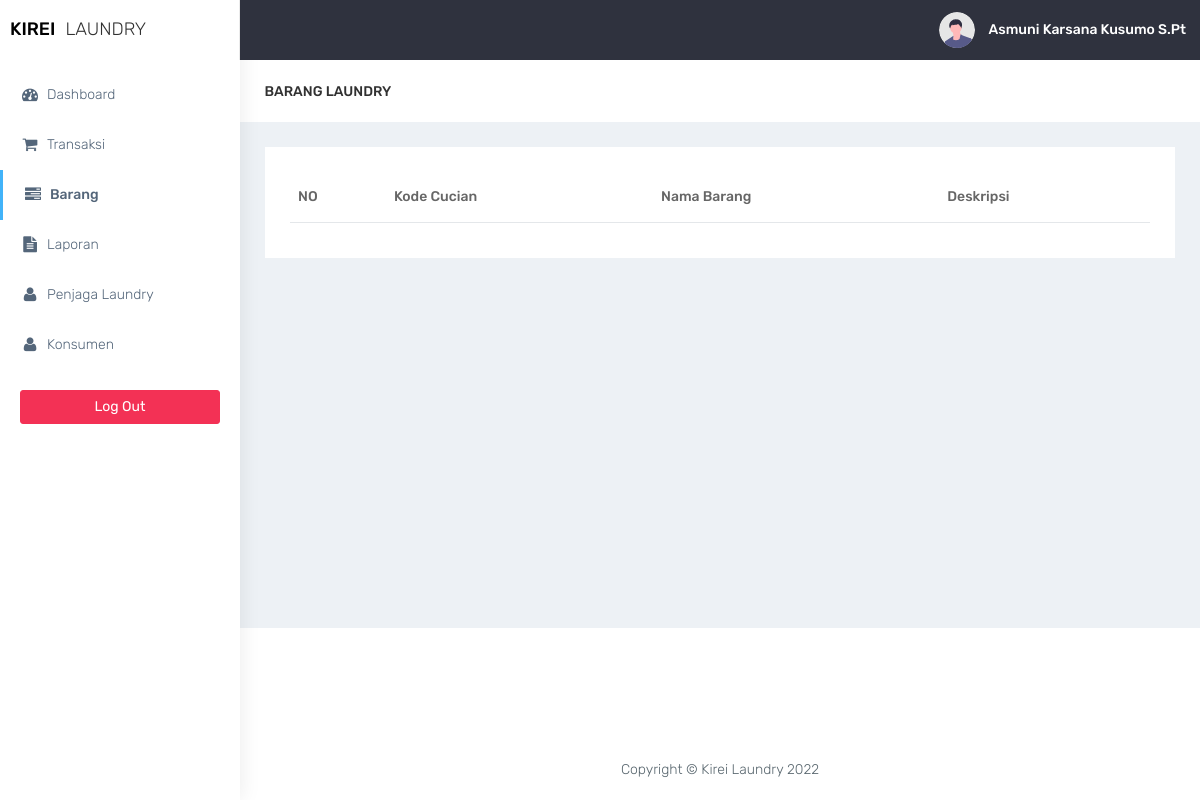
The page /barang/barang.php (signed in) on the database as committed earlier.
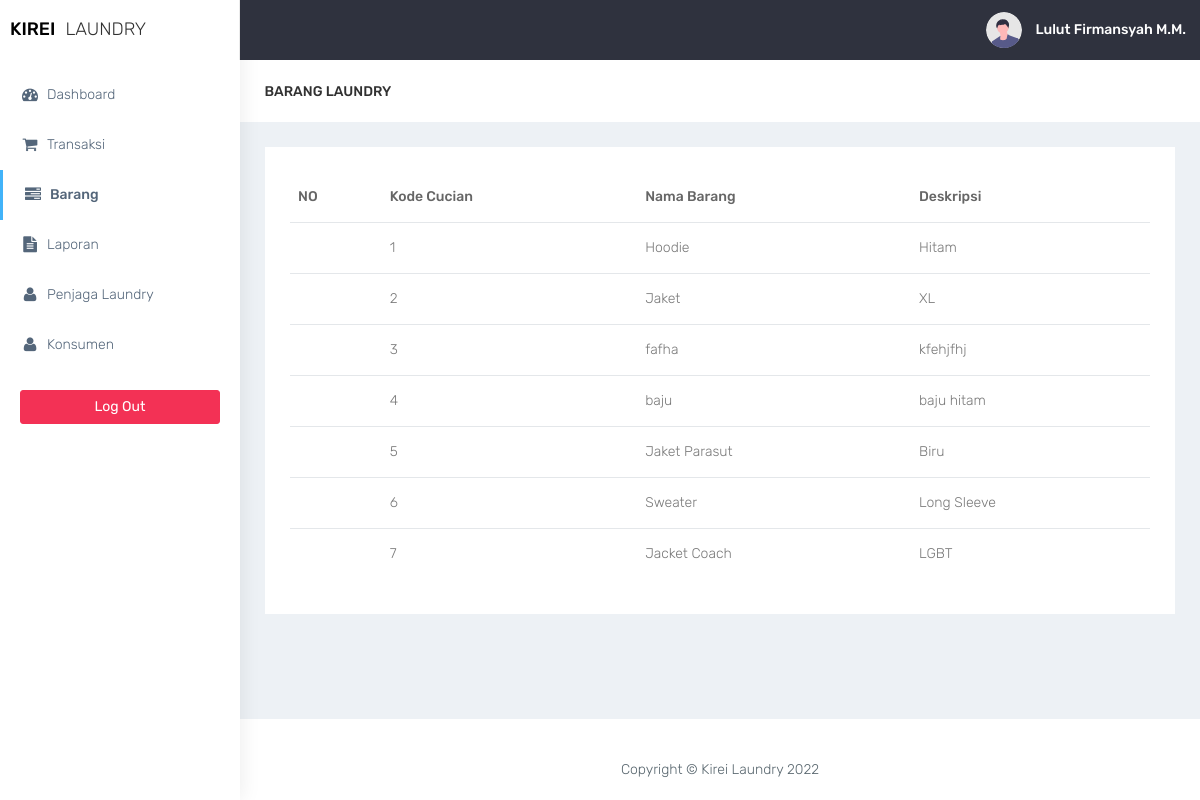
The same page on the database as committed later.
### tables this page shows
CREATE TABLE `barang` (
  `kd_cucian` int(11) NOT NULL,
  `id_konsumen` int(11) DEFAULT NULL,
  `nm_brg` text DEFAULT NULL,
  `deskripsi` text DEFAULT NULL
);

### barang/barang.php (the view, shortened to what the changed rows need)
<?php
require '../functions.php';
require '../layout/layout_header.php';
?>
<div class="container-fluid">
    <div class="row">
        <div class="col-md-12 col-lg-12 col-sm-12">
            <div class="white-box">
            <form method="post" action="">
                <?php
                            if($conn->connect_errno==0){
                            $sql="SELECT * FROM barang";
                            $res=$conn->query($sql);
                            if($res){
                ?>
                <div class="table-responsive">
                    <table class="table"  id="table">
                        <thead>
                            <tr>
                                <th>NO</th>
                                <th>Kode Cucian</th>
                                <th>Nama Barang</th>
                                <th>Deskripsi</th>
                            </tr>
                        </thead>
                        <tbody>
                              <?php
                                        $data = $res->fetch_all(MYSQLI_ASSOC);
                                        foreach($data as $row){
                            ?>
                            <tr>
                                <td></td>
                                <td><?= $row['kd_cucian']; ?></td>
                                <td><?= $row['nm_brg']; ?></td>
                                <td><?= $row['deskripsi']; ?></td>
                            </tr>
                              <?php
                                    }
                                ?>
                        </tbody>
                    </table>
                    <?php
                    }else
                    echo "Gagal Eksekusi SQL".(DEVELOPMENT?" : ".$conn->error:"")."<br>";
                    }
                    else
                    echo "Gagal koneksi".(DEVELOPMENT?" : ".$conn->connect_error:"")."<br>";
                    ?>
                </div>
            </div>
        </div>
    </div>
</div>
<?php
require '../layout/layout_footer.php';
?>

### layout/layout_header.php (shortened to what the changed rows need)
<!DOCTYPE html>
<html lang="en">
<head>
    <link href="../assets/bootstrap/dist/css/bootstrap.min.css" rel="stylesheet">
    <link href="../assets/plugins/bower_components/sidebar-nav/dist/sidebar-nav.min.css" rel="stylesheet">
    <link href="../assets/plugins/bower_components/toast-master/css/jquery.toast.css" rel="stylesheet">
    <link href="../assets/plugins/bower_components/morrisjs/morris.css" rel="stylesheet">
    <link href="../assets/plugins/bower_components/chartist-js/dist/chartist.min.css" rel="stylesheet">
    <link href="../assets/plugins/bower_components/chartist-plugin-tooltip-master/dist/chartist-plugin-tooltip.css" rel="stylesheet">
    <link href="../assets/css/animate.css" rel="stylesheet">
    <link href="../assets/css/style.css" rel="stylesheet">
    <link href="../assets/css/colors/default.css" id="theme" rel="stylesheet">
    <link rel="stylesheet" type="text/css" href="../assets/DataTables/datatables.min.css" />
</head>
<body class="fix-header">
    <div id="wrapper">
        <nav class="navbar navbar-default navbar-static-top m-b-0">
            <div class="navbar-header">
                <ul class="nav navbar-top-links navbar-right pull-right">
                    <li>
                        <a class="profile-pic" href="#"> <img src="../assets/images/avatar.svg" alt="user-img" width="36" class="img-circle">
                            <b class="hidden-xs"><?= $_SESSION['nm_pegawai']; ?></b></a>
                    </li>
                </ul>
            </div>
        </nav>
        <div id="page-wrapper">

Rows that differ between the two databases and show on the page:
added barang: kd_cucian "1", nm_brg "Hoodie", deskripsi "Hitam"
added barang: kd_cucian "2", nm_brg "Jaket", deskripsi "XL"
added barang: kd_cucian "3", nm_brg "fafha", deskripsi "kfehjfhj"
added barang: kd_cucian "4", nm_brg "baju", deskripsi "baju hitam"
added barang: kd_cucian "5", nm_brg "Jaket Parasut", deskripsi "Biru"
added barang: kd_cucian "6", nm_brg "Sweater", deskripsi "Long Sleeve"
added barang: kd_cucian "7", nm_brg "Jacket Coach", deskripsi "LGBT"
Other text that changed with them:
$_SESSION['nm_pegawai']: "Asmuni Karsana Kusumo S.Pt" → "Lulut Firmansyah M.M."
